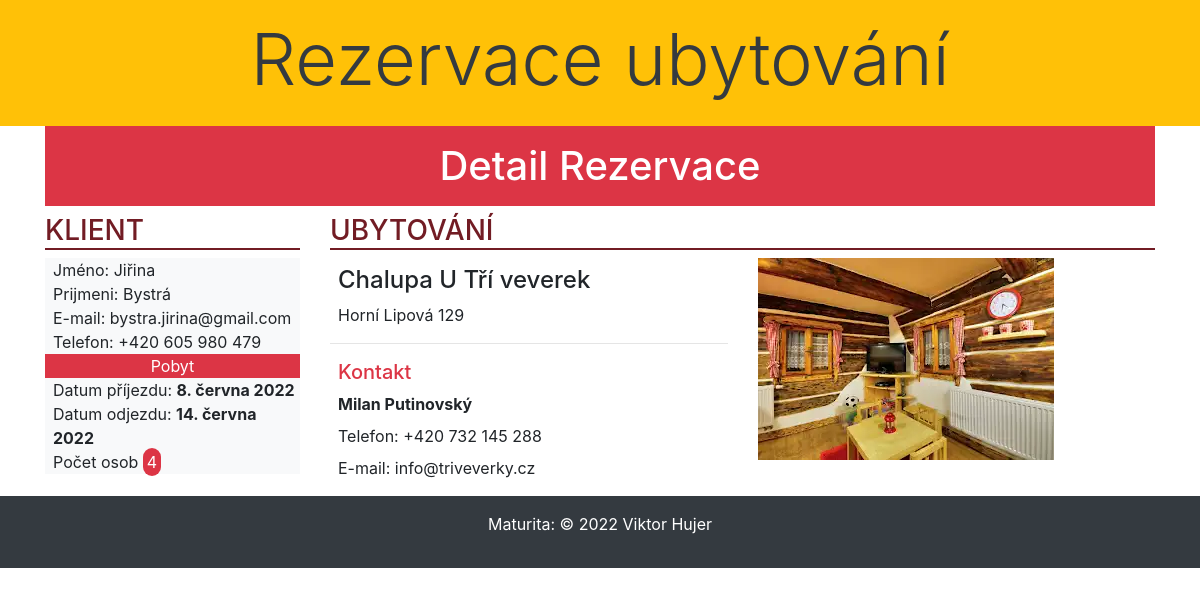
/rezervace/seznam/1, run on the app's committed database.
### rezervace/models.py (models this page shows, shortened)
class Rezervace(models.Model):
    klient = models.ForeignKey('Klient', on_delete=models.CASCADE, verbose_name='Jméno klienta')
    ubytovani = models.ForeignKey('Ubytovani', on_delete=models.CASCADE, verbose_name='Název ubytování')
    zacatek_pobytu = models.DateField(auto_now=False, auto_now_add=False, verbose_name='Začátek pobytu', help_text='Zadejte datum začátku pobytu')
    konec_pobytu = models.DateField(auto_now=False, auto_now_add=False, verbose_name='Konec pobytu', help_text='Zadejte datum konce pobytu')
    pocet_osob = models.PositiveIntegerField(validators=[MinValueValidator(1), MaxValueValidator(9)],verbose_name='Počet osob', help_text='Zadejte požadovaný počet ubytovaných osob (max. 9)')
    info = models.TextField(blank=True, verbose_name='Informace od klienta', help_text='Zde můžete zadat další informace nebo požadavky')
    class Meta:
        ordering = ['zacatek_pobytu', 'klient']
        verbose_name = 'Rezervace'
        verbose_name_plural = 'Rezervace'

class Klient(models.Model):
    jmeno = models.CharField(max_length=50, verbose_name='Jméno klienta', help_text='Zadejte jméno klienta',
                             error_messages={'blank': 'Jméno klienta musí být vyplněno'})
    prijmeni = models.CharField(max_length=50, verbose_name='Příjmení klienta', help_text='Zadejte příjmení klienta',
                                error_messages={'blank': 'Příjmení klienta musí být vyplněno'})
    email = models.EmailField(unique=True, verbose_name='Email klienta', help_text='Zadejte e-mail klienta',
                              error_messages={'unique': 'E-mailová adresa musí být jedinečná', 'invalid': 'Neplatná e-mailová adresa',
                                              'blank': 'Pole nesmí být prázdné'})
    telefon = models.CharField(max_length=16, verbose_name='Telefon klienta', help_text='Zadejte telefon v podobě: +420 777 777 777',
                               blank=True, validators=[TELEFON_REGEX])
    class Meta:
        ordering = ['prijmeni', 'jmeno']
        verbose_name = 'Klient'
        verbose_name_plural = 'Klienti'

class Ubytovani(models.Model):
    oznaceni = models.CharField(max_length=100, verbose_name='Označení ubytování', help_text='Zadejte vhodné označení ubytování')
    adresa = models.CharField(max_length=100, verbose_name='Adresa', help_text='Zadejte ulici a číslo popisné (orientační)')
    misto = models.CharField(max_length=50, verbose_name='Město/obec', help_text='Zadejte název města nebo obce')
    psc = models.PositiveIntegerField(verbose_name='PSČ', help_text='Zadejte poštovní směrovací číslo (bez mezery)', validators=[PSC_REGEX])
    kontakt = models.CharField(max_length=50, verbose_name='Kontaktní osoba', help_text='Zadejte jméno a příjmení kontaktní osoby')
    telefon = models.CharField(max_length=16, verbose_name='Telefon', validators=[TELEFON_REGEX],
                               help_text='Zadejte telefon v podobě: +420 777 777 777',
                               error_messages={'blank': 'Telefonní číslo musí být vyplněno'})
    email = models.EmailField(unique=True, verbose_name='Email', help_text='Zadejte e-mail ubytování (kontaktní osoby)',
                              error_messages={'unique': 'E-mailová adresa musí být jedinečná', 'invalid':'Neplatná e-mailová adresa',
                                              'blank': 'Pole nesmí být prázdné'})
    popis = models.TextField(verbose_name='Popis ubytování', help_text='Zadejte podrobnější informace o ubytování')
    pocet_pokoju = models.PositiveSmallIntegerField(verbose_name='Počet pokojů', help_text='Zadejte číselný údaj o počtu pokojů')
    vybaveni = models.ManyToManyField(Vybaveni)
    class Meta:
        ordering = ['oznaceni']
        verbose_name = 'Ubytování'
        verbose_name_plural = 'Ubytování'

class Foto(models.Model):
    fotka = models.ImageField(upload_to=get_image_path, verbose_name='Fotografie')
    ubytovani = models.ForeignKey('Ubytovani', null=True, on_delete=models.SET_NULL, verbose_name='Název ubytování')
    popis = models.CharField(max_length=200, verbose_name='Popis fotky')
    class Meta:
        ordering = ['popis']
        verbose_name = 'Foto'
        verbose_name_plural = 'Fota'

### rezervace/views.py (the view, shortened to what this page needs)
# urls.py: path('seznam/<int:pk>', views.seznamDetailView.as_view(), name='seznam_detail'),
class seznamDetailView(DetailView):
    model = Rezervace
    context_object_name = 'rezervace_context2'
    template_name = 'list/rezervace_detail.html'

### rezervace/templates/list/rezervace_detail.html
{% extends 'base.html' %}
{% load static %}
{% block content %}
    <h1 class="bg-danger text-white text-capitalize text-center p-3">Detail rezervace</h1>
    <div class="row  mb-2">
        <div class="col-md-3">
            <h3>Klient</h3>
            <div class="bg-light">
                <div class="ml-2">Jméno: {{ rezervace_context2.klient.jmeno }}</div>
                <div class="ml-2">Prijmeni: {{ rezervace_context2.klient.prijmeni }}</div>
                <div class="ml-2">E-mail: {{ rezervace_context2.klient.email }}</div>
                <div class="ml-2">Telefon: {{ rezervace_context2.klient.telefon }}</div>
                <div class="bg-danger pd-3 text-center"><span class="text-white ">Pobyt</span></div>
                <div class="ml-2">Datum příjezdu: <strong>{{ rezervace_context2.zacatek_pobytu }}</strong></div>
                <div class="ml-2">Datum odjezdu: <strong>{{ rezervace_context2.konec_pobytu }}</strong></div>
                <div class="ml-2">Počet osob <span class="bg-danger rounded-pill text-white p-1">{{ rezervace_context2.pocet_osob }}</span></div>
            </div>
        </div>
        <div class="col-md-9">
            <h3>Ubytování</h3>
            <div class="row">
                <div class="col-md-6 text-left">
                    <h4 class="m-2">{{ rezervace_context2.ubytovani.oznaceni }}</h4>
                    <div class="m-2">{{ rezervace_context2.ubytovani.adresa }}</div>
                     <hr>
                    <h5 class="text-danger m-2">Kontakt</h5>
                    <div class="m-2"><strong>{{ rezervace_context2.ubytovani.kontakt }}</strong></div>
                    <div class="m-2">Telefon: {{ rezervace_context2.ubytovani.telefon }}</div>
                    <div class="m-2">E-mail: {{ rezervace_context2.ubytovani.email}}</div>
                </div>
                <div class="col-md-6">
                    <img class="img-fluid" src="{{ rezervace_context2.ubytovani.foto_set.first.fotka.url }}">
                </div>
            </div>
        </div>
    </div>
{% endblock %}

### rezervace/static/css/styles.css (style rules this page uses)
h3 { text-transform: uppercase; color: #721c24; border-bottom: 2px solid #721c24; }

### data on the page
Rezervace: klient.jmeno "Jiřina", klient.prijmeni "Bystrá", klient.email "bystra.jirina@gmail.com", klient.telefon "+420 605 980 479", zacatek_pobytu "8. června 2022", konec_pobytu "14. června 2022", pocet_osob "4", ubytovani.oznaceni "Chalupa U Tří veverek", ubytovani.adresa "Horní Lipová 129", ubytovani.kontakt "Milan Putinovský", ubytovani.telefon "+420 732 145 288", ubytovani.email "info@triveverky.cz", ubytovani.foto_set.first.fotka (picture)
